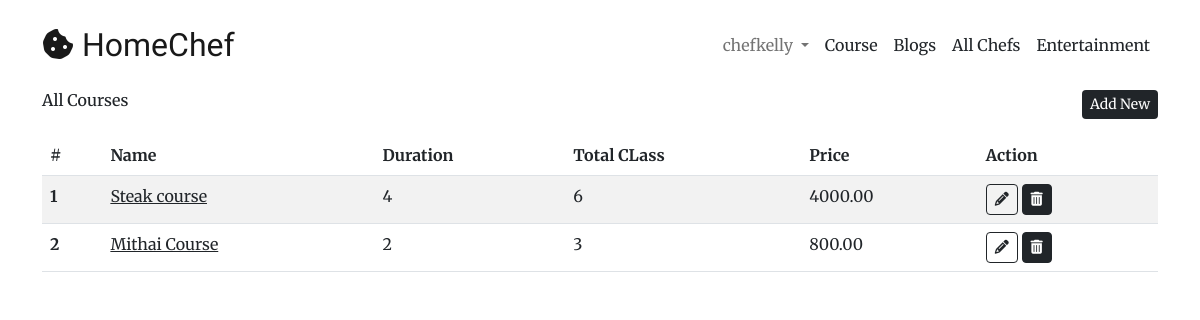
Screenshot of /chef/my-courses/ (signed in) with the database file from the repository.
### chef/models.py (models this page shows)
class Course(models.Model):
    title = models.CharField(max_length=50, blank=True, null=True)
    description = models.TextField(blank=True, null=True)
    cover = models.FileField(upload_to='course_covers', blank=True, null=True)
    duration = models.IntegerField(blank=True, null=True)
    total_class = models.IntegerField(blank=True, null=True)
    mentor = models.ForeignKey(User, on_delete=models.CASCADE, blank=True, null=True, related_name='mentor')
    price = models.DecimalField(max_digits=100, decimal_places=2, blank=True, null=True)
    module = models.OneToOneField(Modules, on_delete=models.CASCADE, blank=True, null=True)

### chef/views.py (the view, shortened to what this page needs)
# urls.py: path('my-courses/', views.my_courses, name='my_courses'),
def my_courses(request):
    courses = Course.objects.filter(mentor=request.user)
    return render(request, 'chef/my_courses.html', {'courses': courses})

### chef/templates/chef/my_courses.html (shortened to what this page needs)
{% extends 'main.html' %}
{% block content %}
    <div class="container">
        <div class="d-flex align-items-center justify-content-between mb-3">
            <h6>All Courses</h6>
            <button class="btn btn-sm btn-dark shadow-none border-0" data-bs-toggle="modal"
                    data-bs-target="#addCourseModal">Add New
            </button>
        </div>
        <table class="table table-striped">
            <thead>
            <tr>
                <th scope="col">#</th>
                <th scope="col">Name</th>
                <th scope="col">Duration</th>
                <th scope="col">Total CLass</th>
                <th scope="col">Price</th>
                <th scope="col">Action</th>
            </tr>
            </thead>
            <tbody>
            {% for course in courses %}
                <tr>
                    <th scope="row">{{ forloop.counter }}</th>
                    <td><a href="{% url 'course' %}?course_id={{ course.id }}" target="_blank"
                           class="text-dark">{{ course.title }}</a></td>
                    <td>{{ course.duration }}</td>
                    <td>{{ course.total_class }}</td>
                    <td>{{ course.price }}</td>
                    <td>
                        <button class="btn btn-sm btn-white border-2 border-dark shadow-none"
                                data-course-id="{{ course.id }}"
                                data-course-title="{{ course.title }}"
                                data-course-cover="{{ course.cover.url }}"
                                data-course-duration="{{ course.duration }}"
                                data-course-description="{{ course.description }}"
                                data-course-class="{{ course.total_class }}"
                                data-course-price="{{ course.price }}"
                                data-week_1="{{ course.module.week_1 }}"
                                data-week_2="{{ course.module.week_2 }}"
                                data-week_3="{{ course.module.week_3 }}"
                                data-week_4="{{ course.module.week_4 }}"
                                data-week_5="{{ course.module.week_5 }}"
                                data-week_6="{{ course.module.week_6 }}"
                                data-detail_1="{{ course.module.detail_1 }}"
                                data-detail_2="{{ course.module.detail_2 }}"
                                data-detail_3="{{ course.module.detail_3 }}"
                                data-detail_4="{{ course.module.detail_4 }}"
                                data-detail_5="{{ course.module.detail_5 }}"
                                data-detail_6="{{ course.module.detail_6 }}"
                                data-video_link="{{ course.module.video_link }}"
                                data-bs-toggle="modal"
                                data-bs-target="#updateCourseModal"
                        ><i class="fa-solid fa-pencil"></i></button>
                        <button class="btn btn-sm btn-dark border-2 border-dark shadow-none" data-bs-toggle="modal"
                                data-bs-target="#deleteCourseModal"
                                data-course-id="{{ course.id }}">
                            <i class="fa-solid fa-trash-can"></i>
                        </button>
                    </td>
                </tr>
            {% endfor %}
            </tbody>
        </table>
    </div>
{% endblock %}

### templates/header.html (shortened to what this page needs)
<nav class="navbar navbar-expand-lg bg-white">
    <div class="container py-2">
        <a class="navbar-brand fs-2" style="font-family: 'Oleo Script Swash Caps', cursive;" href="/"><i
                class="fa-solid fa-cookie-bite"></i> HomeChef</a>
        <div class="collapse navbar-collapse" id="navbarSupportedContent">
            <ul class="navbar-nav ms-auto mb-2 mb-lg-0">
                {% if user.is_authenticated %}
                    <li class="nav-item dropdown">
                        <a class="nav-link dropdown-toggle" href="#" role="button" data-bs-toggle="dropdown"
                           aria-expanded="false">
                            {{ user.username }}
                        </a>
                    </li>
                {% endif %}
                <li class="nav-item">
                    <a class="nav-link text-dark" href="{% url 'all_courses' %}">Course</a>
                </li>
                <li class="nav-item">
                    <a class="nav-link text-dark" href="{% url 'all_blogs' %}">Blogs</a>
                </li>
                <li class="nav-item">
                    <a href="{% url 'chefs' %}" class="nav-link text-dark">All Chefs</a></li>
                <li class="nav-item">
                    <a class="nav-link text-dark" href="{% url 'all_posts' %}">Entertainment</a>
                </li>
            </ul>
        </div>
    </div>
</nav>

### static/css/style.css (style rules this page uses)
body { font-family: 'Merriweather', serif; }

### rows the page displays
Course: title "Steak course", duration "4", total_class "6", price "4000.00"
Course: title "Mithai Course", duration "2", total_class "3", price "800.00"

### other values shown
{{ user.username }} "chefkelly"
